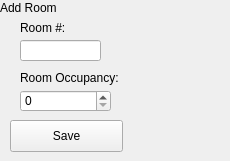
      <widget class="QWidget" name="page_17">
       <widget class="QLabel" name="label_75">
        <property name="geometry">
         <rect>
          <x>0</x>
          <y>0</y>
          <width>120</width>
          <height>16</height>
         </rect>
        </property>
        <property name="text">
         <string>Add Room</string>
        </property>
       </widget>
       <widget class="QLabel" name="label_76">
        <property name="geometry">
         <rect>
          <x>20</x>
          <y>20</y>
          <width>59</width>
          <height>16</height>
         </rect>
        </property>
        <property name="text">
         <string>Room #:</string>
        </property>
       </widget>
       <widget class="QLineEdit" name="roomNumberLineEdit_3">
        <property name="geometry">
         <rect>
          <x>20</x>
          <y>40</y>
          <width>81</width>
          <height>21</height>
         </rect>
        </property>
       </widget>
       <widget class="QLabel" name="label_77">
        <property name="geometry">
         <rect>
          <x>20</x>
          <y>70</y>
          <width>201</width>
          <height>16</height>
         </rect>
        </property>
        <property name="text">
         <string>Room Occupancy:</string>
        </property>
       </widget>
       <widget class="QSpinBox" name="spinBox_4">
        <property name="geometry">
         <rect>
          <x>20</x>
          <y>90</y>
          <width>91</width>
          <height>22</height>
         </rect>
        </property>
        <property name="maximum">
         <number>300</number>
        </property>
       </widget>
       <widget class="QPushButton" name="saveRoom_3">
        <property name="geometry">
         <rect>
          <x>10</x>
          <y>120</y>
          <width>113</width>
          <height>32</height>
         </rect>
        </property>
        <property name="text">
         <string>Save</string>
        </property>
       </widget>
      </widget>
